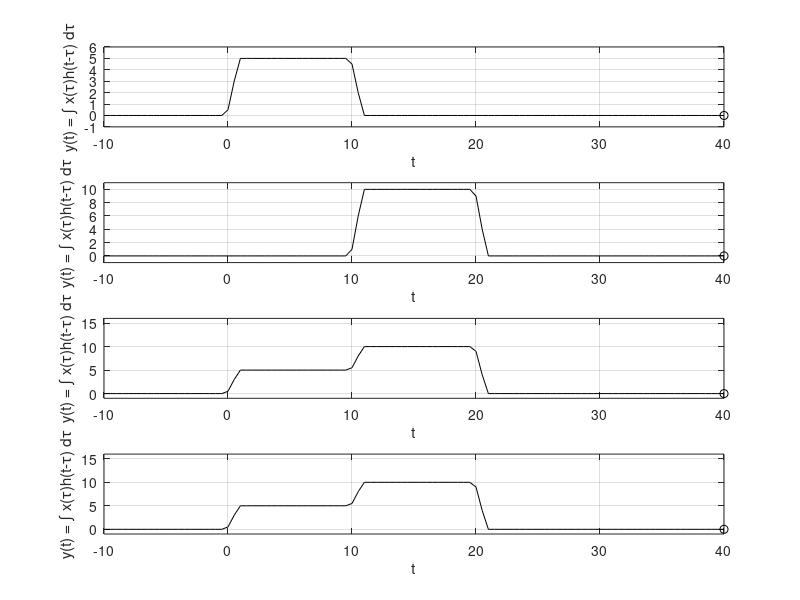

Here is the MATLAB script that generated this plot:
%q2
close all
clear all
clc
clf  % clear figure

% signal: x, impulse response: h
x1 = @(time) 5 * (time >=0 & time < 10);
x2 = @(time) 2*x1(time-10);
xlinear_comb = @(time) x1(time) + 2*x1(time-10);

h = @(time) (time>=0 & time<1);

% we need two time variables 'tau' and 't'
% 'tau' will be the variable for integration : resolution of 'tau' will 
                        % determine error limit of numerical integration
% 't' will be the variable for introducing time delay h(t-tau) : will
                        % determine the resolution of output signal y(t)
% the result will be in terms of time variable 't'
% y(t)=Integration (x(tau)*h(t-tau))*dtau, with limits of tau=-inf to +inf

dtau = 0.1;   % time step of tau (time), smaller value will improve the 
              % shape of signal 'x' and 'h'

tau = -10:dtau:40;  % 'tau' should cover time scale from -inf to 
                  % +inf, however, we are taking a range that
                  % specifies non-zero region of 'x' and 'h'
                
dT=0.5;   % step for variable 't': will define time resolution of 
          % output signal 'y'
          
% has to be careful while chooseing the limits for 't'
% y(t) will have non-zero value from min(non_zero_x)+min(non_zero_h)+ to
% max(non_zero_x)+ max(non_zero_h)
t = -10:dT:40;  % time variable for the time delay and output signal
y1 = NaN(1, length (t)); % Pre-allocate memory with NaN (Not a Number)
y2 = NaN(1, length (t));
y3 = NaN(1, length (t));
y4 = NaN(1, length (t));

                        % will help during debugging 


for ii=1:length(t)  % evaluating integration of x(tau)*h(t-tau)
                    % for a specific time delay

    y1(ii) =trapz(tau, h(t(ii)-tau).*x1(tau));
    y2(ii) =trapz(tau, h(t(ii)-tau).*x2(tau));
    y3(ii) =y1(ii) + y2(ii);
    y4(ii) =trapz(tau, h(t(ii)-tau).*xlinear_comb(tau));
end
                           % h(t-tau)
                           
    
  
% plotting in fancy way, good to know what the code does, but not a  
%  necessary requirment

    subplot (411)
    plot (t, y1, 'k', t (ii), y1(ii), 'ok');
    xlabel ('t'); ylabel ('y(t) = \int x(\tau)h(t-\tau) d\tau');
    axis ([tau(1) tau(end) -1.0 6.0]); grid;
    drawnow;
    
    subplot (412)
    plot (t, y2, 'k', t (ii), y2(ii), 'ok');
    xlabel ('t'); ylabel ('y(t) = \int x(\tau)h(t-\tau) d\tau');
    axis ([tau(1) tau(end) -1.0 11.0]); grid;
    drawnow;

    subplot (413)
    plot (t, y3, 'k', t (ii), y3(ii), 'ok');
    xlabel ('t'); ylabel ('y(t) = \int x(\tau)h(t-\tau) d\tau');
    axis ([tau(1) tau(end) -1.0 16.0]); grid;
    drawnow;

    subplot (414)
    plot (t, y4, 'k', t (ii), y4(ii), 'ok');
    xlabel ('t'); ylabel ('y(t) = \int x(\tau)h(t-\tau) d\tau');
    axis ([tau(1) tau(end) -1.0 16.0]); grid;
    drawnow;
